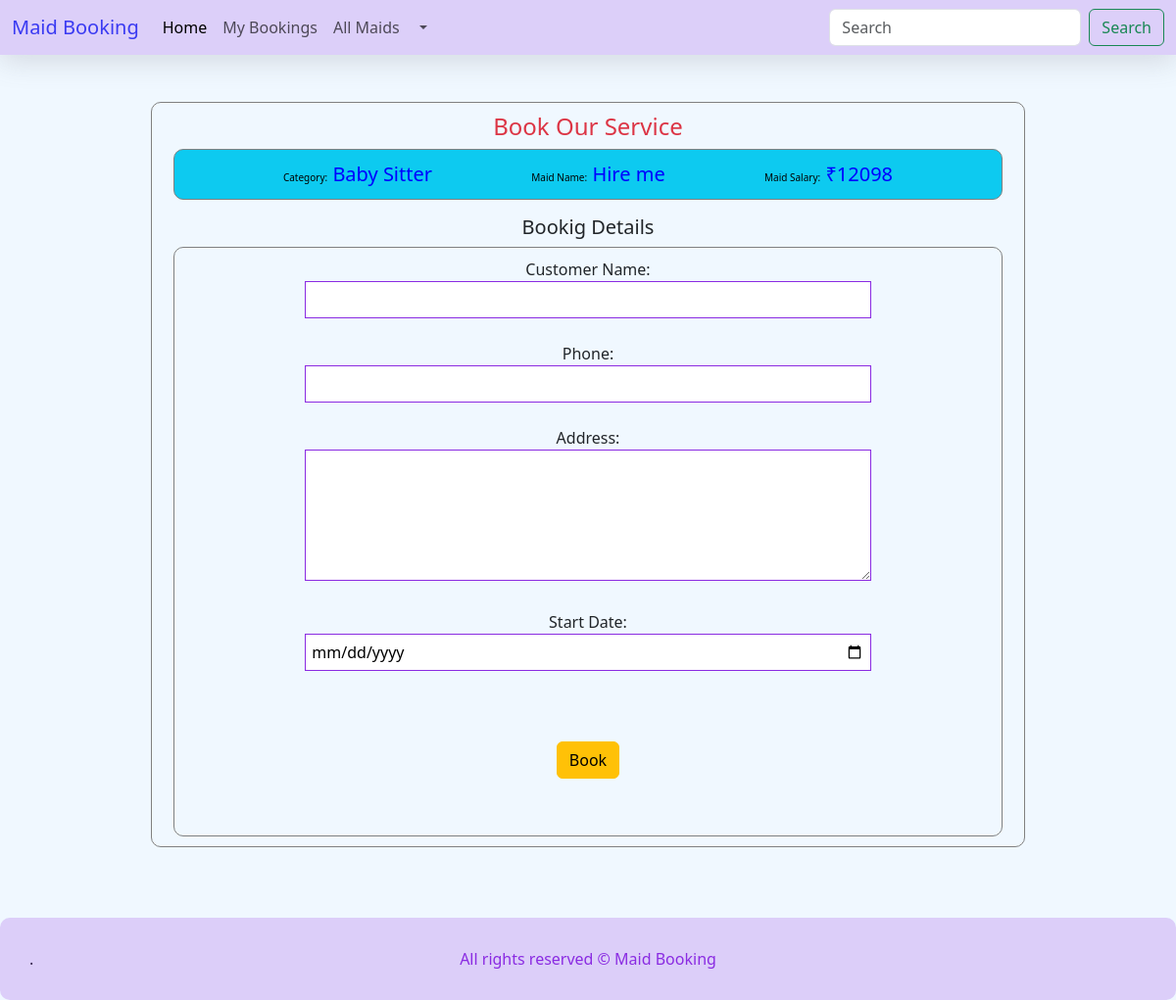
Page /booking.php?id=2 on the earlier database version.
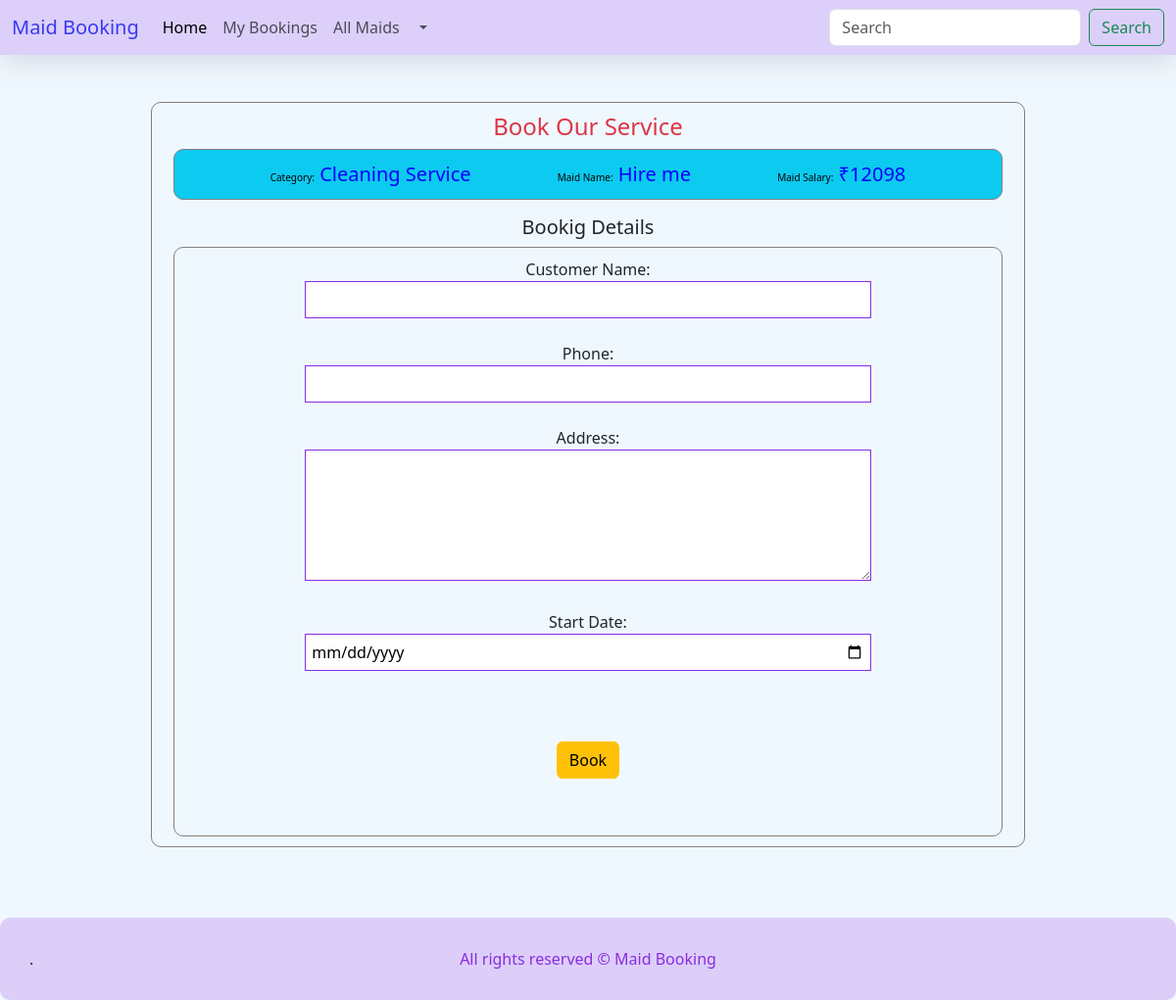
Same page on the later database version.
### tables this page shows
CREATE TABLE IF NOT EXISTS `maid` (
  `id` int(11) NOT NULL,
  `Service` varchar(255) NOT NULL,
  `Hourlyrate` int(11) NOT NULL,
  `monthlyrate` int(11) NOT NULL,
  `Availability` tinyint(1) NOT NULL,
  `Service_Name` varchar(255) NOT NULL,
  `Company_name` varchar(255) NOT NULL,
  `Rating` int(20) NOT NULL,
  `totalrater` int(20) NOT NULL,
  `location` varchar(255) NOT NULL
);

### booking.php (the view, shortened to what this page needs)
<!DOCTYPE html>
<html lang="en">
<head>
  <link href="https://cdn.jsdelivr.net/npm/bootstrap@5.3.2/dist/css/bootstrap.min.css" rel="stylesheet"
>
  <link rel="stylesheet" href="css/styles.css">
</head>
<body>
  <?php include 'components/headder.php'?>
  <?php include ('dbconnection.php'); ?>
  <?php
        $sql = "SELECT * FROM maid WHERE id='$_GET[id]' ";
        $rs = $conn->query($sql);
		$rws = $rs->fetch_assoc();
?>
  <div class="container mt-5">
    <div class="content">
      <h4 class="text-danger text-center">Book Our Service</h4>
      <div class="container">
        <div class="data bg-info">
          <div class="items"><span class="head">Category:</span> <?php echo $rws['Service'] ?> </div>
          <div class="items"><span class="head">Maid Name:</span> <?php echo $rws['Company_name']?></div>
          <div class="items"><span class="head">Maid Salary:</span> ₹<?php echo $rws['monthlyrate']?></div>
        </div>
      </div>
      <h5 class="text-dark text-center mt-3">Bookig Details</h5>
      <div class="container">
        <div class="form">
          <form method="post">
            Customer Name: <br>
            <input type="text" name='customer' required><br><br>
            Phone: <br>
            <input type="tel"  pattern="[0-9]{10}" title="Please enter valid mobile number (India : 9xxxxxxxxxx, etc..)" required name='Phone'><br><br>
            Address: <br>
            <textarea rows="5" cols="50" name="address" required></textarea> <br><br>
            Start Date: <br>
            <input type="date" id="datefield" name='Date' required><br><br>
            <br><br>
            <button type="submit" value="submit" name="submit" class="btn btn-warning">Book</button>
          </form>
          <br><br>
        </div>
      </div>
    </div>
  </div>
  <br><br><br>
  <?php include ('components/footer.php'); ?>
</body>
</html>

Differences in the rows shown:
changed maid "Hire me": Service "Baby Sitter" → "Cleaning Service"
